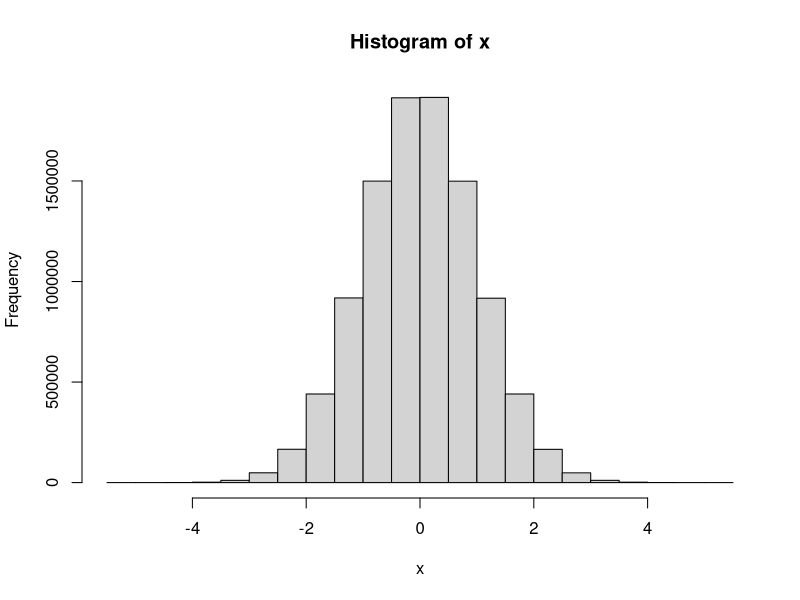
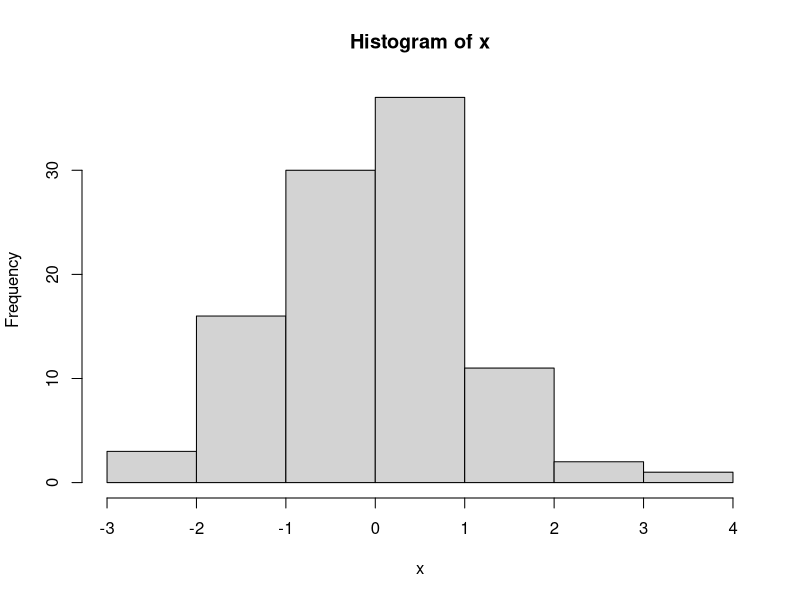

Write the R code that produced these figures, in order.
# L03b: Code Intro

# p2

2 + 3

rnorm(3)

x <- rnorm(10000000)

hist(x)


# p3

2 + 3

9 - 8

4 * 5

10 / 3

7^2

9 %/% 2    

11 %% 7    


# p7

# For better readability, we add spaces before & after most operators (with a few exceptions)

# Possible, but avoid:
x <- rnorm(100); hist(x)


# p8

(2 + 34) 

(2 + 34)

(2 + 34)

# First think what R will do with the following; then execute them in R:




# p15

x <- 10^(15 / 3 - 2)

sqrt(x)

x


# p16

# What does the following do? First think, then execute this in R:

x < - 10^(15 / 3 - 2) 

